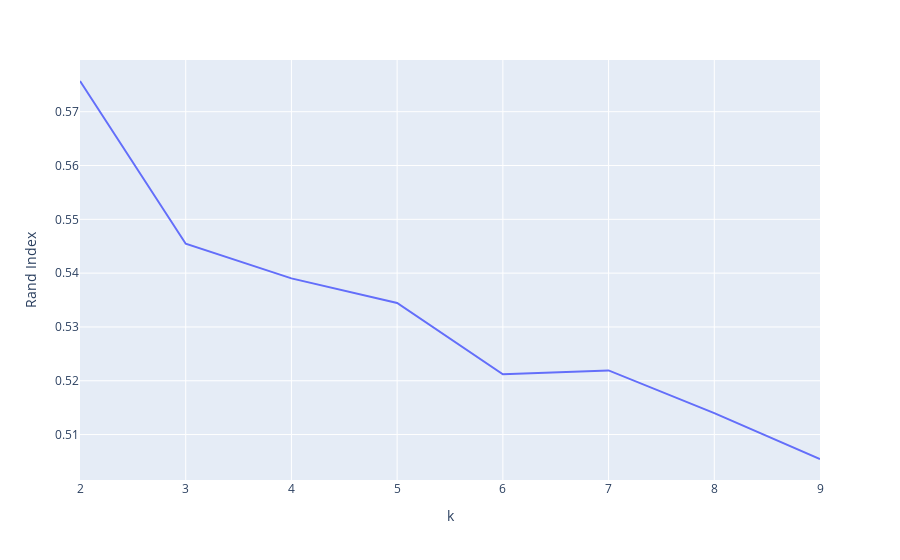

Notebook code cell kept with this figure:
### Code cell
df = pd.DataFrame({'k': k, 'Calinski-Harabasz Score': ch_idx, "Rand Index": rand_idx, "Homogeneity": homogeneity})
fig = px.line(df, x='k', y='Rand Index')
fig.show()

### Figure 1 — Plotly figure (JSON) as saved in the notebook; plotly's stock layout.template omitted (floating-point values rounded to 4 significant figures)
{"data": [{"hovertemplate": "k=%{x}<br>Rand Index=%{y}<extra></extra>", "legendgroup": "", "line": {"color": "#636efa", "dash": "solid"}, "mode": "lines", "name": "", "orientation": "v", "showlegend": false, "type": "scatter", "x": [2, 3, 4, 5, 6, 7, 8, 9], "xaxis": "x", "y": [0.5757, 0.5455, 0.539, 0.5344, 0.5212, 0.5219, 0.514, 0.5055], "yaxis": "y"}], "layout": {"legend": {"tracegroupgap": 0}, "margin": {"t": 60}, "xaxis": {"anchor": "y", "domain": [0, 1], "title": {"text": "k"}}, "yaxis": {"anchor": "x", "domain": [0, 1], "title": {"text": "Rand Index"}}}}
